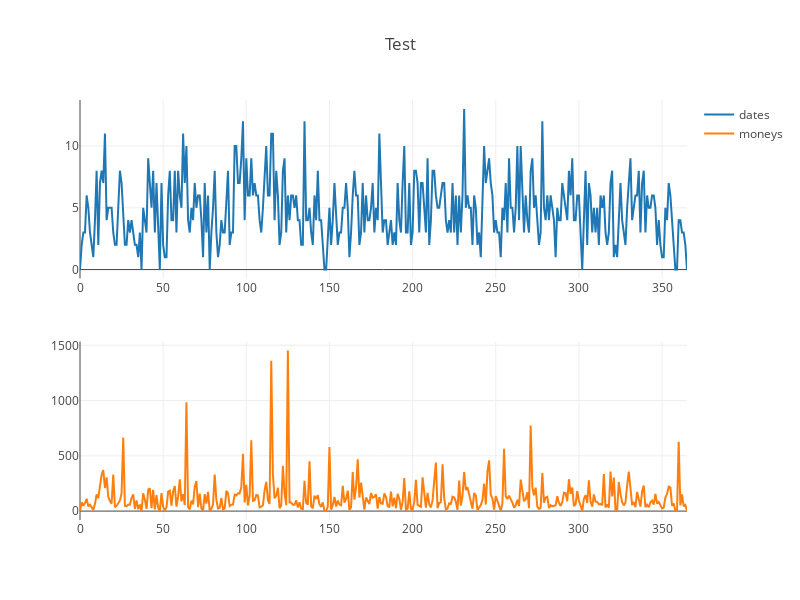

Notebook code cell kept with this figure:
### Code cell
#@title Day of Year
counts = go.Scatter(
    x = list(doy_counts.keys()),
    y = count_doy,
    name="dates"
)

money = go.Scatter(
    x = list(doy_counts.keys()),
    y = dollas_doy,
    name="moneys",
    yaxis='y2'
)
data = [counts, money]
configure_plotly_browser_state()
layout = go.Layout(
    title='When I Buy and How much',
    yaxis=dict(
        title='Amount of Purchases'
    ),
    yaxis2=dict(
        title='Amount of money spent',
        titlefont=dict(
            color='rgb(148, 103, 189)'
        ),
        tickfont=dict(
            color='rgb(148, 103, 189)'
        ),
        overlaying='y',
        side='right'
    )
)
fig = tools.make_subplots(rows=2, cols=1)

fig.append_trace(counts, 1, 1)
fig.append_trace(money, 2, 1)

fig['layout'].update(height=600, width=800, title='Test')
py.iplot(fig)

### Figure 1 — Plotly figure (JSON) as saved in the notebook; plotly's stock layout.template omitted (floating-point values rounded to 4 significant figures; data arrays with more than 128 entries replaced by an {"elided": "..."} marker saying what was removed)
{"data": [{"name": "dates", "yaxis": "y", "xaxis": "x", "y": {"elided": "366 int values"}, "x": {"elided": "366 int values"}, "type": "scatter", "uid": "9b9d1369-c1c4-4f59-8ddc-a47003799050"}, {"name": "moneys", "yaxis": "y2", "xaxis": "x2", "y": {"elided": "366 float values"}, "x": {"elided": "366 int values"}, "type": "scatter", "uid": "3d66792d-8ba1-439d-94af-b0fdbcaa3cad"}], "layout": {"yaxis": {"domain": [0.575, 1], "anchor": "x"}, "title": {"text": "Test"}, "xaxis2": {"domain": [0, 1], "anchor": "y2"}, "height": 600, "width": 800, "yaxis2": {"domain": [0, 0.425], "anchor": "x2"}, "xaxis": {"domain": [0, 1], "anchor": "y"}}}
